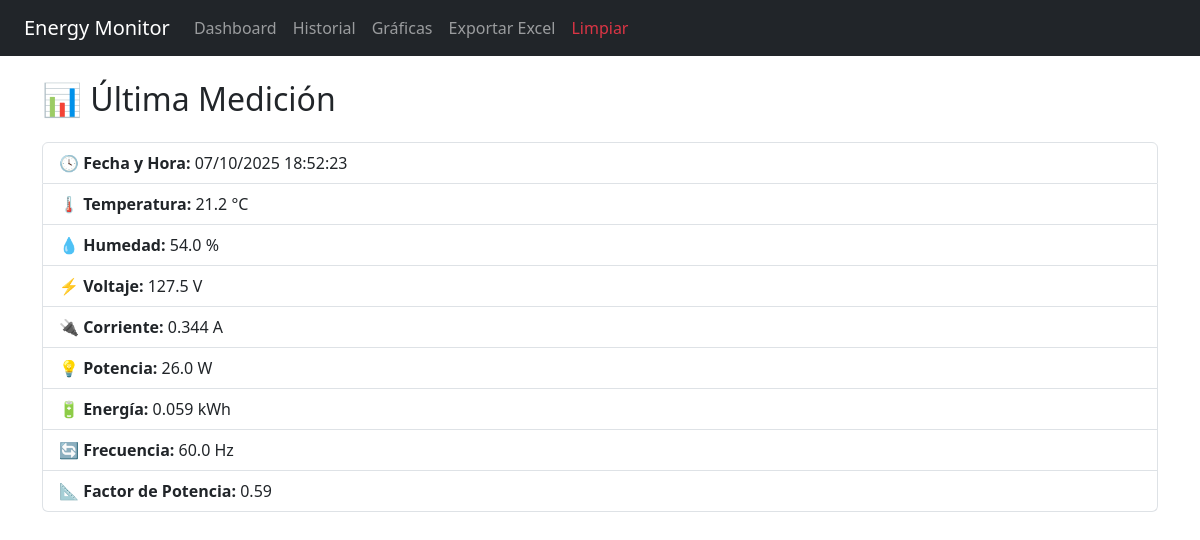
The page / on the database its author committed.
### energymonitor/models.py (models this page shows, shortened)
class SensorData(models.Model):
    temperatura = models.FloatField(default=0.0)
    humedad = models.FloatField(default=0.0)
    voltaje = models.FloatField(default=0.0)
    corriente = models.FloatField(default=0.0)
    potencia = models.FloatField(default=0.0)
    energia = models.FloatField(default=0.0)  # en kWh
    frecuencia = models.FloatField(default=0.0)
    factor_potencia = models.FloatField(default=0.0)
    fecha_hora = models.DateTimeField(default=timezone.now)

### energymonitor/views.py (the view, shortened to what this page needs)
# urls.py: path('', views.dashboard, name='dashboard'),
def dashboard(request):
    ultima = SensorData.objects.last()
    return render(request, 'energymonitor/dashboard.html', {
        'ultima': ultima,
        'UMBRAL_TEMPERATURA': UMBRAL_TEMPERATURA
    })

### energymonitor/templates/energymonitor/dashboard.html (shortened to what this page needs)
{% extends 'energymonitor/base.html' %}
{% block content %}
<h2 class="mb-4">📊 Última Medición</h2>
{% if ultima %}
    <ul class="list-group">
        <li class="list-group-item"><strong>🕓 Fecha y Hora:</strong> {{ ultima.fecha_hora|date:"d/m/Y H:i:s" }}</li>
        <li class="list-group-item"><strong>🌡️ Temperatura:</strong> {{ ultima.temperatura }} °C</li>
        <li class="list-group-item"><strong>💧 Humedad:</strong> {{ ultima.humedad }} %</li>
        <li class="list-group-item"><strong>⚡ Voltaje:</strong> {{ ultima.voltaje }} V</li>
        <li class="list-group-item"><strong>🔌 Corriente:</strong> {{ ultima.corriente }} A</li>
        <li class="list-group-item"><strong>💡 Potencia:</strong> {{ ultima.potencia }} W</li>
        <li class="list-group-item"><strong>🔋 Energía:</strong> {{ ultima.energia }} kWh</li>
        <li class="list-group-item"><strong>🔄 Frecuencia:</strong> {{ ultima.frecuencia }} Hz</li>
        <li class="list-group-item"><strong>📐 Factor de Potencia:</strong> {{ ultima.factor_potencia }}</li>
    </ul>
{% else %}
    <div class="alert alert-warning mt-3">No hay datos registrados aún.</div>
{% endif %}
{% endblock %}

### energymonitor/templates/energymonitor/base.html (shortened to what this page needs)
<!DOCTYPE html>
<html lang="es">
<head>
    <link rel="stylesheet" href="https://cdn.jsdelivr.net/npm/bootstrap@5.3.0/dist/css/bootstrap.min.css">
</head>
<body>
    <nav class="navbar navbar-expand-lg navbar-dark bg-dark px-4">
        <a class="navbar-brand" href="/">Energy Monitor</a>
        <div class="navbar-nav">
            <a class="nav-link" href="{% url 'dashboard' %}">Dashboard</a>
            <a class="nav-link" href="{% url 'historial' %}">Historial</a>
            <a class="nav-link" href="{% url 'graficas' %}">Gráficas</a>
            <a class="nav-link" href="{% url 'exportar_excel' %}">Exportar Excel</a>
            <a class="nav-link text-danger" href="{% url 'limpiar_datos' %}">Limpiar</a>
        </div>
    </nav>
    <div class="container mt-4">
        {% block content %}
        {% endblock %}
    </div>
</body>
</html>

### rows shown on the page
SensorData: fecha_hora "07/10/2025 18:52:23", temperatura "21.2", humedad "54.0", voltaje "127.5", corriente "0.344", potencia "26.0", energia "0.059", frecuencia "60.0", factor_potencia "0.59"
